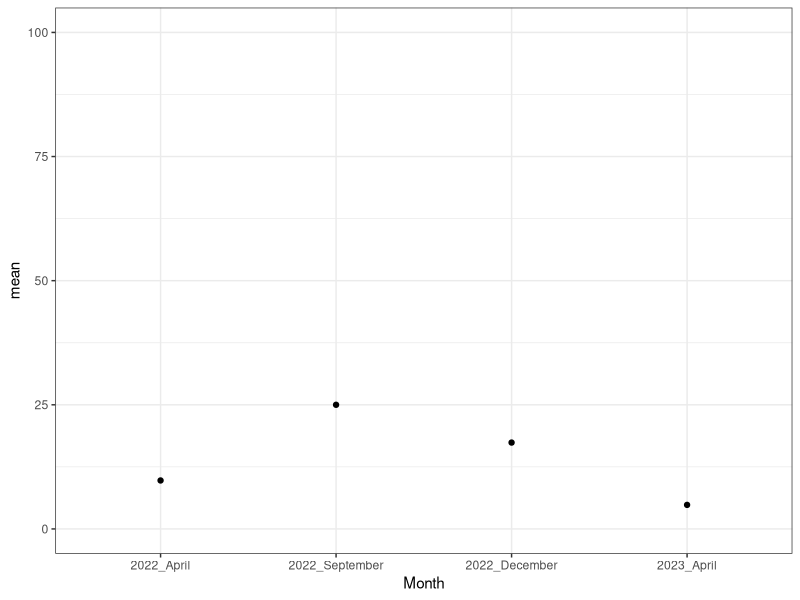
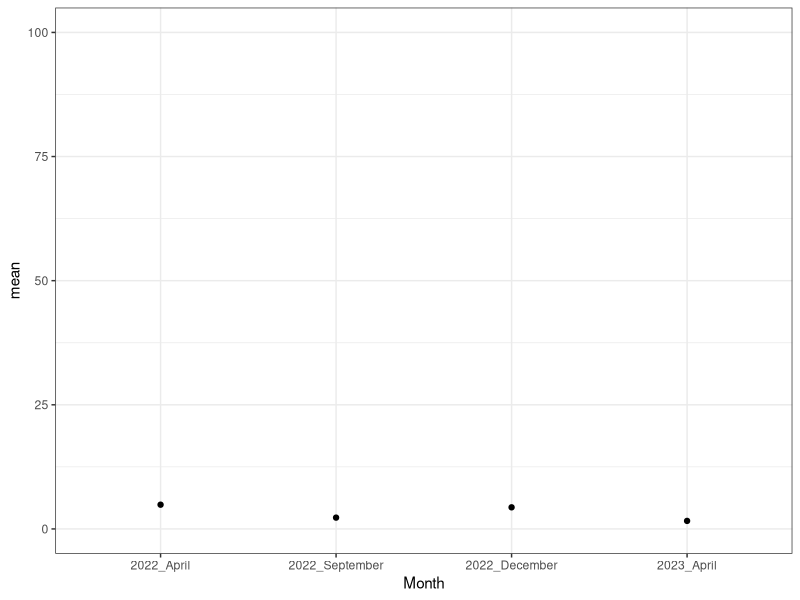

Reproduce these figures in R, in order. (Note: this script raises an error after producing the figures.)
## ---- chunk 1

# Libraries and data 

library(ggplot2)
library(dplyr)
library(tidyr)
library(multcomp)
library(stringr)

discem <- read.csv("Cem_diseases.csv")

dissyndrome <- read.csv("Total_Acropora_Syndromes.csv")

## ---- chunk 2

acro_syndrome_plotting <- dissyndrome %>% group_by(Month,Site) %>%
  summarise(mean = mean(Total_prev, na.rm = TRUE),
            sd = sd(Total_prev, na.rm = TRUE),
            n = sum(!is.na(Total_prev)),
            se = sd/sqrt(n))

y <- c("SB","EB")

acro_syndrome_plotting$Site <- factor(acro_syndrome_plotting$Site, levels = y)

lagoon_syndromes <- ggplot(acro_syndrome_plotting, aes(x=Month, y=mean, color = Site)) + 
    geom_point() +
    geom_errorbar(aes(ymin=mean-se, ymax=mean+se), width=.1) +
    scale_y_continuous(limits = c(0,100)) +
    facet_wrap(~Site) +
    theme_bw() +
   scale_colour_manual(values =  c("gray75","grey32"))

## ---- chunk 3


acro_syndrome_dis_prev <- discem  %>%
  group_by(Month,Survey,Syndrome) %>%
  summarise (n = n()) %>%
  mutate(freq = n / sum(n)) %>%
  mutate(prop = freq*100)

acro_syndrome_dis_prev_dis <- filter(acro_syndrome_dis_prev, Syndrome == "Diseased")


# Errors dot plot 
acro_syndrome_plotting <- acro_syndrome_dis_prev_dis %>% group_by(Month) %>%
  summarise(mean = mean(prop, na.rm = TRUE),
            sd = sd(prop, na.rm = TRUE),
            n = sum(!is.na(prop)),
            se = sd/sqrt(n))

x <- c("2021_April","2022_April","2022_September","2022_December","2023_April")

acro_syndrome_plotting$Month <- factor(acro_syndrome_plotting$Month, levels = x)

ggplot(acro_syndrome_plotting , aes(x=Month, y=mean)) + 
    geom_point() +
    geom_errorbar(aes(ymin=mean-se, ymax=mean+se), width=.1) +
    scale_y_continuous(limits = c(0,100)) +
    theme_bw() +
   scale_colour_manual(values =  c("grey4"))

## ---- chunk 4

acro_GA_dis_prev <- discem  %>%
  group_by(Month,Survey,GA) %>%
  summarise (n = n()) %>%
  mutate(freq = n / sum(n)) %>%
  mutate(prop = freq*100)

acro_GA_dis_prev_dis <- filter(acro_GA_dis_prev, GA == "Yes")

# Errors dot plot 
acro_GA_plotting <- acro_GA_dis_prev_dis %>% group_by(Month) %>%
  summarise(mean = mean(prop, na.rm = TRUE),
            sd = sd(prop, na.rm = TRUE),
            n = sum(!is.na(prop)),
            se = sd/sqrt(n))

x <- c("2021_April","2022_April","2022_September","2022_December","2023_April")

acro_GA_plotting$Month <- factor(acro_GA_plotting$Month, levels = x)


ggplot(acro_GA_plotting , aes(x=Month, y=mean)) + 
    geom_point() +
    geom_errorbar(aes(ymin=mean-se, ymax=mean+se), width=.1) +
    scale_y_continuous(limits = c(0,100)) +
    theme_bw() +
   scale_colour_manual(values =  c("grey4"))


## ---- chunk 5

acro_acute_dis_prev <- disecol  %>%
  group_by(Month,Survey,Acute) %>%
  summarise (n = n()) %>%
  mutate(freq = n / sum(n)) %>%
  mutate(prop = freq*100)

acro_acute_dis_prev_dis <- filter(acro_acute_dis_prev, Acute == "Diseased")

# Errors dot plot 
acro_acute_plotting <- acro_acute_dis_prev_dis %>% group_by(Month) %>%
  summarise(mean = mean(prop, na.rm = TRUE),
            sd = sd(prop, na.rm = TRUE),
            n = sum(!is.na(prop)),
            se = sd/sqrt(n))

x <- c("2021_April","2022_April","2022_September","2022_December","2023_April")

acro_acute_plotting$Month <- factor(acro_acute_plotting$Month, levels = x)

ggplot(acro_acute_plotting , aes(x=Month, y=mean)) + 
    geom_point() +
    geom_errorbar(aes(ymin=mean-se, ymax=mean+se), width=.1) +
    scale_y_continuous(limits = c(0,100)) +
    theme_bw() +
   scale_colour_manual(values =  c("grey4"))

## ---- chunk 6

acro_chronic_dis_prev <- disecol  %>%
  group_by(Month,Site,Survey,Chronic) %>%
  summarise (n = n()) %>%
  mutate(freq = n / sum(n)) %>%
  mutate(prop = freq*100)

acro_chronic_dis_prev_dis <- filter(acro_chronic_dis_prev, Chronic == "Diseased")


# Errors dot plot 
acro_chronic_plotting <- acro_chronic_dis_prev_dis %>% group_by(Month,Site) %>%
  summarise(mean = mean(prop, na.rm = TRUE),
            sd = sd(prop, na.rm = TRUE),
            n = sum(!is.na(prop)),
            se = sd/sqrt(n))

x <- c("2021_April","2022_April","2022_September","2022_December","2023_April")

acro_chronic_plotting$Month <- factor(acro_chronic_plotting$Month, levels = x)

y <- c("SB","EB","Cem")

acro_chronic_plotting$Site <- factor(acro_chronic_plotting$Site, levels = y)

ggplot(acro_chronic_plotting , aes(x=Month, y=mean, color = Site)) + 
    geom_point() +
    geom_errorbar(aes(ymin=mean-se, ymax=mean+se), width=.1) +
    scale_y_continuous(limits = c(0,100)) +
    facet_wrap(~Site) +
    theme_bw() +
   scale_colour_manual(values =  c("gray75","grey32","grey4"))

## ---- chunk 7

acro_pale_dis_prev <- disecol  %>%
  group_by(Month,Site,Survey,Paling) %>%
  summarise (n = n()) %>%
  mutate(freq = n / sum(n)) %>%
  mutate(prop = freq*100)

acro_pale_dis_prev_dis <- filter(acro_pale_dis_prev, Paling == "Yes")


# Errors dot plot 
acro_pale_plotting <- acro_pale_dis_prev_dis %>% group_by(Month,Site) %>%
  summarise(mean = mean(prop, na.rm = TRUE),
            sd = sd(prop, na.rm = TRUE),
            n = sum(!is.na(prop)),
            se = sd/sqrt(n))

x <- c("2021_April","2022_April","2022_September","2022_December","2023_April")

acro_pale_plotting$Month <- factor(acro_pale_plotting$Month, levels = x)

y <- c("SB","EB","Cem")

acro_pale_plotting$Site <- factor(acro_pale_plotting$Site, levels = y)

ggplot(acro_pale_plotting , aes(x=Month, y=mean, color = Site)) + 
    geom_point() +
    geom_errorbar(aes(ymin=mean-se, ymax=mean+se), width=.1) +
    scale_y_continuous(limits = c(0,100)) +
    facet_wrap(~Site) +
    theme_bw() +
   scale_colour_manual(values =  c("gray75","grey32","grey4"))
